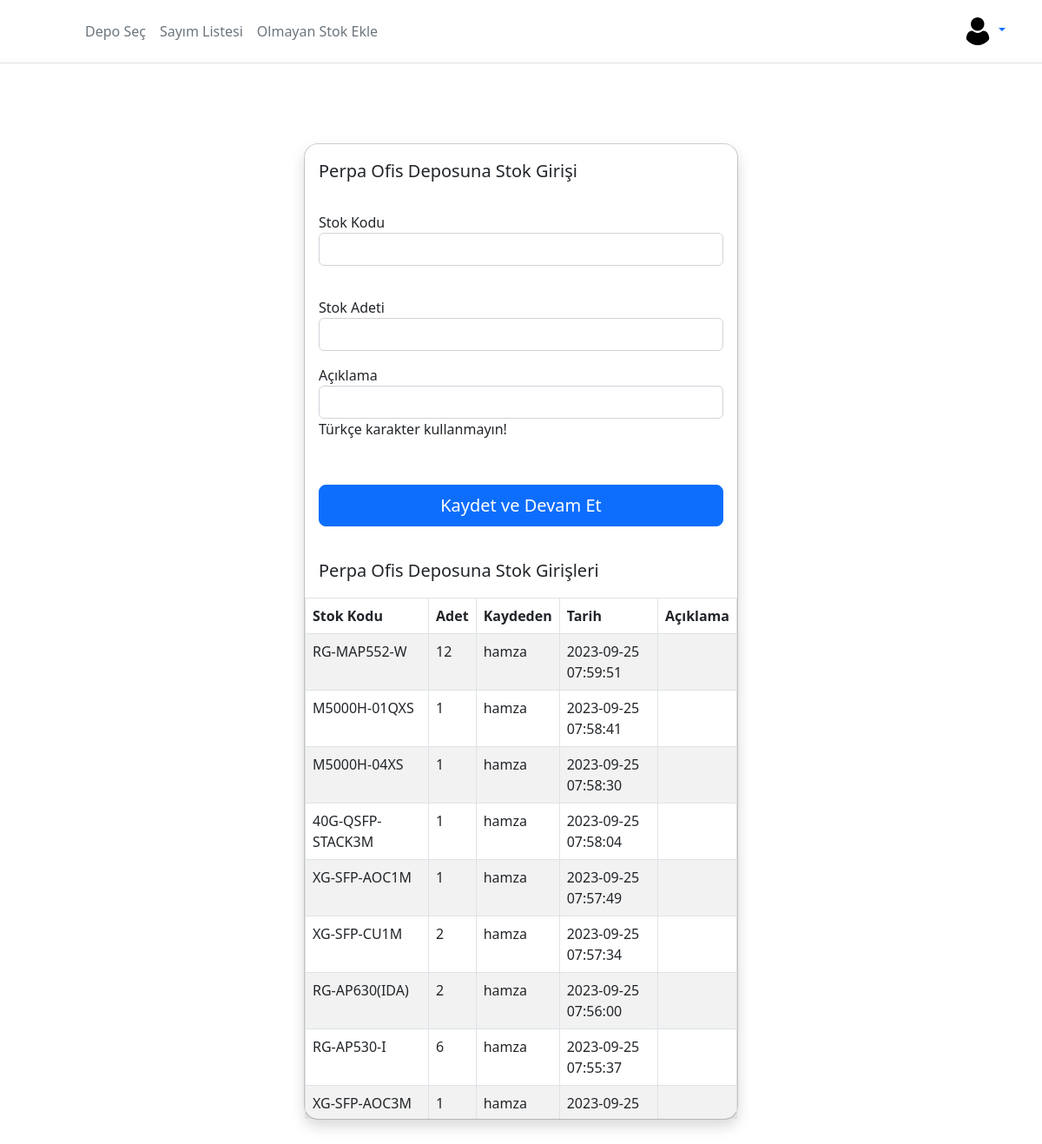
The app's page /depo/admin.php?id=1 (signed in) with its own data.
### tables this page shows
CREATE TABLE `depo` (
  `id` int(16) NOT NULL,
  `depo_adi` varchar(255) NOT NULL
);

CREATE TABLE `stoklar` (
  `id` int(16) NOT NULL,
  `depo_id` int(16) NOT NULL,
  `stok_kodu` text NOT NULL,
  `stok_adedi` int(11) NOT NULL,
  `stok_kaydeden` varchar(255) NOT NULL,
  `time` timestamp NOT NULL DEFAULT current_timestamp(),
  `aciklama` text NOT NULL
);

### depo/admin.php (the view, shortened to what this page needs)
<?php include "functions.php";
    $q = $db->prepare("SELECT * FROM depo WHERE id =:id");
    $q->execute(array('id' => $_GET['id']));
    $depo = $q->fetch(PDO::FETCH_ASSOC);
?>
<!DOCTYPE html>
<html lang="tr">
<head>
    <link href="https://cdnjs.cloudflare.com/ajax/libs/bootstrap/5.2.0/css/bootstrap.min.css" rel="stylesheet">
</head>
<body>
<div class="modal modal-sheet position-static d-block bg-body-secondary p-4 py-md-5" tabindex="-1" role="dialog" id="modalSheet">
    <div class="modal-dialog" role="document">
        <div class="modal-content rounded-4 shadow">
            <form action="functions.php" method="post">
                <div class="modal-header border-bottom-0">
                    <h1 class="modal-title fs-5"><?php echo  $depo['depo_adi']; ?> Deposuna Stok Girişi</h1>
                </div>
                <div class="modal-footer flex-column align-items-stretch w-100 gap-2 pb-3 border-top-0">
                    <div class="form-group">
                        <label for="exampleFormControlInput1">Stok Kodu</label>
                        <input type="text" class="form-control" id="stok_kodu" name="stok_kodu">
                    </div>
                </div>
                <div class="modal-footer flex-column align-items-stretch w-100 gap-2 pb-3 border-top-0">
                    <div class="form-group">
                        <label for="exampleFormControlInput1">Stok Adeti</label>
                        <input type="number" class="form-control" id="stok_adedi" name="stok_adedi">
                    </div>
                    <div class="form-group">
                        <label for="exampleFormControlInput1">Açıklama</label>
                        <input type="text" class="form-control" id="aciklama" name="aciklama">
                        <p>Türkçe karakter kullanmayın!</p>
                    </div>
                </div>
                <div class="modal-footer flex-column align-items-stretch w-100 gap-2 pb-3 border-top-0">
                    <button type="submit" class="btn btn-lg btn-primary" name="stok_kaydet">Kaydet ve Devam Et</button>
                </div>
            </form>
            <div class="modal-header border-bottom-0">
                <h1 class="modal-title fs-5"><?php echo  $depo['depo_adi']; ?> Deposuna Stok Girişleri</h1>
            </div>
            <div class="">
                <div class="table-responsive table-wrapper">
                    <table id="example" class="table table-striped table-bordered second" style="width:100%">
                        <thead>
                            <tr>
                                <th>Stok Kodu</th>
                                <th>Adet</th>
                                <th>Kaydeden</th>
                                <th>Tarih</th>
                                <th>Açıklama</th>
                            </tr>
                        </thead>
                        <tbody>
                            <?php session();
                                $kullanicisi = $_SESSION['k_adi'];
                                $q = $db->prepare("SELECT * FROM stoklar WHERE stok_kaydeden = '$kullanicisi' ORDER BY time DESC "); $q -> execute(  );
                                if ( $d = $q->fetchAll() ){ foreach( $d as $k => $row ) {
                                    ?>
                                    <tr>
                                        <td><?php echo  $row['stok_kodu']; ?></td>
                                        <td><?php echo  $row['stok_adedi']; ?></td>
                                        <td><?php echo  $row['stok_kaydeden']; ?></td>
                                        <td><?php echo  $row['time']; ?></td>
                                        <td><?php echo  $row['aciklama']; ?></td>
                                    </tr>
                            <?php } } ?>
                        </tbody>
                    </table>
                </div>
            </div>
        </div>
    </div>
</div>
</body>
</html>

### depo/admin.php (style rules this page uses)
.table-wrapper { max-height: 600px; overflow-y: auto; }

### records on screen
depo: depo_adi "Perpa Ofis"
stoklar: stok_kodu "RG-MAP552-W", stok_adedi "12", stok_kaydeden "hamza", time "2023-09-25 07:59:51"
stoklar: stok_kodu "M5000H-01QXS", stok_adedi "1", stok_kaydeden "hamza", time "2023-09-25 07:58:41"
stoklar: stok_kodu "M5000H-04XS", stok_adedi "1", stok_kaydeden "hamza", time "2023-09-25 07:58:30"
stoklar: stok_kodu "40G-QSFP-STACK3M", stok_adedi "1", stok_kaydeden "hamza", time "2023-09-25 07:58:04"
stoklar: stok_kodu "XG-SFP-AOC1M", stok_adedi "1", stok_kaydeden "hamza", time "2023-09-25 07:57:49"
stoklar: stok_kodu "XG-SFP-CU1M", stok_adedi "2", stok_kaydeden "hamza", time "2023-09-25 07:57:34"
stoklar: stok_kodu "RG-AP630(IDA)", stok_adedi "2", stok_kaydeden "hamza", time "2023-09-25 07:56:00"
stoklar: stok_kodu "RG-AP530-I", stok_adedi "6", stok_kaydeden "hamza", time "2023-09-25 07:55:37"
stoklar: stok_kodu "XG-SFP-AOC3M", stok_adedi "1", stok_kaydeden "hamza", time "2023-09-25…"
